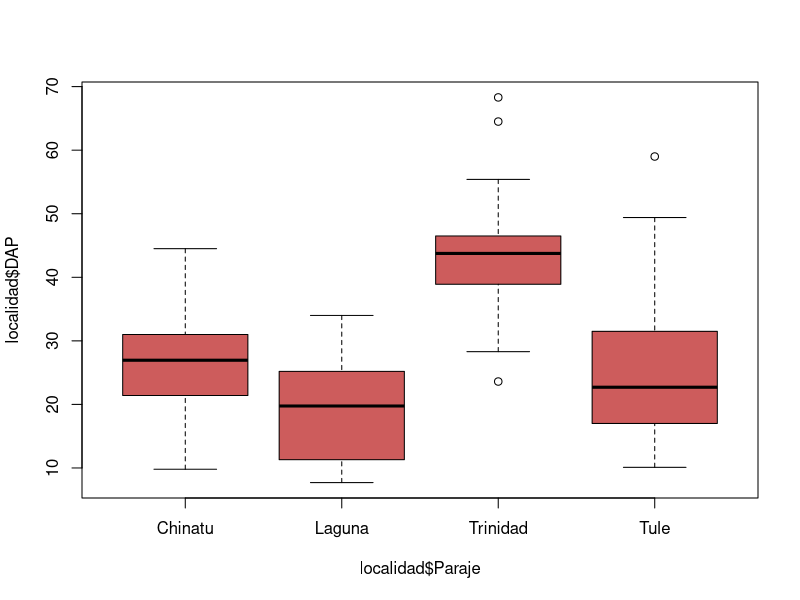
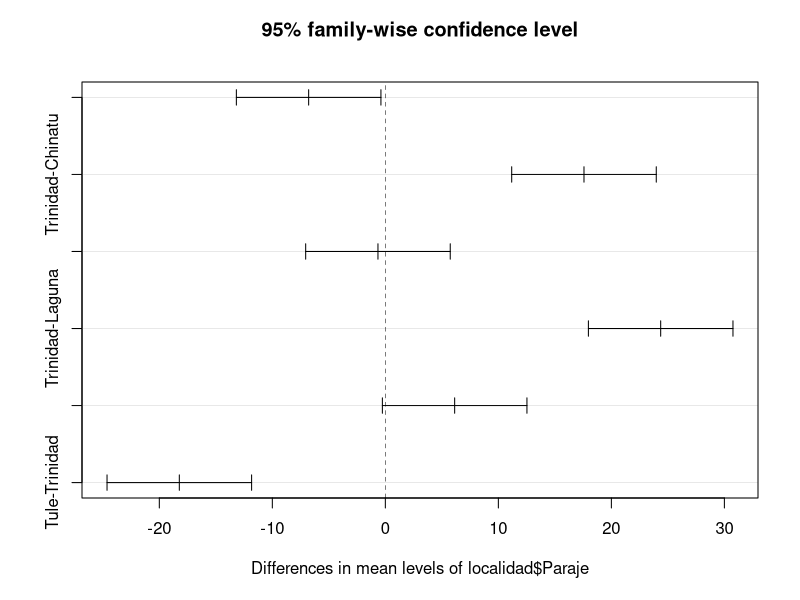

Generate these figures, in order, with R:
# ANOVA

# Datos diámetro en Chihuaha

localidad <- read.csv("Scripts/localidades.csv", header =T)


boxplot(localidad$DAP ~ localidad$Paraje,
        col= "Indianred")

shapiro.test(localidad$DAP)
bartlett.test(localidad$DAP ~ localidad$Paraje)

loc.aov <- aov(localidad$DAP ~ localidad$Paraje)
summary(loc.aov)

TukeyHSD(loc.aov)

plot(TukeyHSD(loc.aov))

tapply(localidad$DAP, localidad$Paraje, mean)
